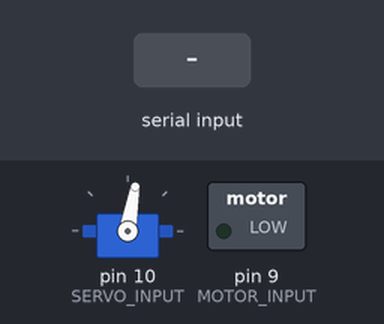
A sketch run on a simulated Arduino Uno, built with avr-gcc and run on an emulated ATmega328P. Parts: servo, switched loads named in the sketch (green lamp = pin HIGH). Inputs (shaded band) come from the test bench. What the sketch prints to the serial monitor is not drawn.

Above: at 1.2 s.
1.3 s: "f90\n" received over Serial
At 2.1 s:
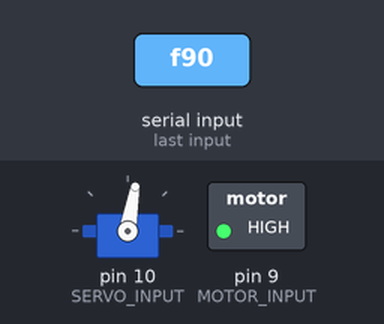
2.8 s: "l90\n" received over Serial
At 3.4 s:
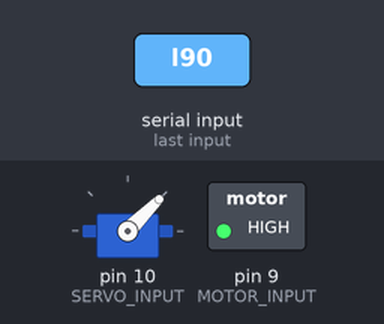
4.3 s: byte 52 ('4') received over Serial
5.8 s: "90,45\n" received over Serial
At 6.9 s:
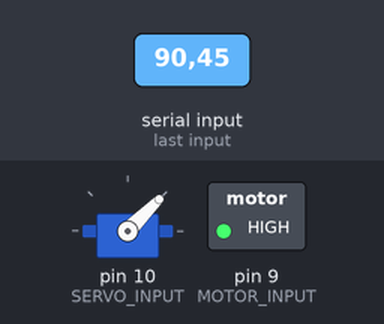
7.3 s: "m,45\n" received over Serial
At 8.3 s:
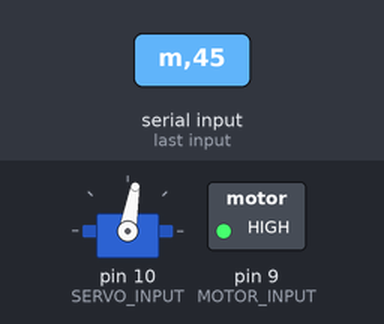
8.9 s: "r90\n" received over Serial
At 9.3 s:
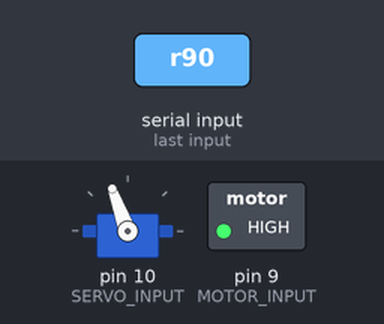
Timing chart, 0 to 11.4 s (numbered marks = the images above; inputs shaded):
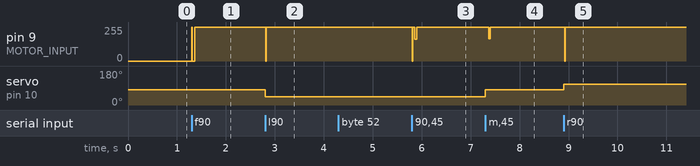

Measured:
- after the input at 1.3 s, pin 9 (MOTOR_INPUT): 0/255 → 255/255 at once
- after the input at 2.8 s, pin 9 (MOTOR_INPUT): 255/255 → 0/255 at once, → 255/255 0.01 s later; servo on pin 10 (SERVO_INPUT): 80° → 45° at once
- after the input at 5.8 s, pin 9 (MOTOR_INPUT): 255/255 → 0/255 at once, → 255/255 0.01 s later, → 165/255 0.04 s later, → 255/255 0.04 s later
- after the input at 7.3 s, pin 9 (MOTOR_INPUT): 255/255 → 166/255 after 0.07 s, → 255/255 0.04 s later; servo on pin 10 (SERVO_INPUT): 45° → 80° at once
- after the input at 8.9 s, pin 9 (MOTOR_INPUT): 255/255 → 0/255 at once, → 255/255 0.01 s later; servo on pin 10 (SERVO_INPUT): 80° → 110° at once

The sketch:

BlimpArduinoSTD1.ino
```cpp
#include <Servo.h>
#include <String.h>


int MOTOR_INPUT = 9;// Initializing pin number
int SERVO_INPUT = 10;
char dataStore[2];
int datastoren;
  int srCount = 0;
Servo myservo;

int STD = 1;

int chartoint(char a)
{
  int r;

  r = a - '0';
  return r;
}


void setup() //The setup function will only run once, after each powerup.It initializes and sets the initial values
{
  Serial.begin(9600);   //Sets the baud for serial data transmission (Bits Per Second)
  pinMode(MOTOR_INPUT,OUTPUT); //Specify behaviour of pin to work either as an input or an output
  myservo.attach(SERVO_INPUT);
   myservo.write(80);
}

void loop()

{
  int dataNumber;//Recived data will get stored in this variable
  char data = 'm';


  if(Serial.available()) //Here We're checking whether data is available or not
  {

    data = Serial.read();
    if(data=='l' || data =='m' || data =='r' || data =='s')
    {srCount = 0;
     dataStore[0] = data;

    }

    if(data =='f' || data =='b')
    {srCount = 1;
     dataStore[1] = data;


      }

     if(data =='0' || data =='1' || data =='2' || data =='3' || data =='4' || data =='5' || data =='6' || data =='7' || data =='8' || data =='9' )
     {srCount =2;

      datastoren = chartoint(data);

     }

    Serial.print(dataStore);
    //Data received printed

     if(dataStore[0]=='l')//Left
    {

      myservo.write(45);
    }
    else if(dataStore[0]=='m') //LeftStop
    {

      myservo.write(80);
    }
     else if(dataStore[0]=='r')                  //Right
    {

      myservo.write(110);
    }
    else if(dataStore[0]=='s')//RightStop
    {

      myservo.write(80);
    }

    if(dataStore[1]=='b')//LED OFF
    {

      digitalWrite(MOTOR_INPUT,LOW);
    }

     if(dataStore[1]=='f')//LED ON
    {
      //while(Serial.available()!){
      digitalWrite(MOTOR_INPUT,HIGH);
      delay(STD*datastoren);
      digitalWrite(MOTOR_INPUT,LOW);
      delay(STD*datastoren);
      digitalWrite(MOTOR_INPUT,HIGH);
     //}

      // Write a HIGH or a LOW value to a digital pin
    }


 //  dataNumber = data.toInt();

 //  if(dataNumber>=0 && dataNumber<=180) //servo
  // myservo.write(dataNumber);


   // }


    }


    }
```
